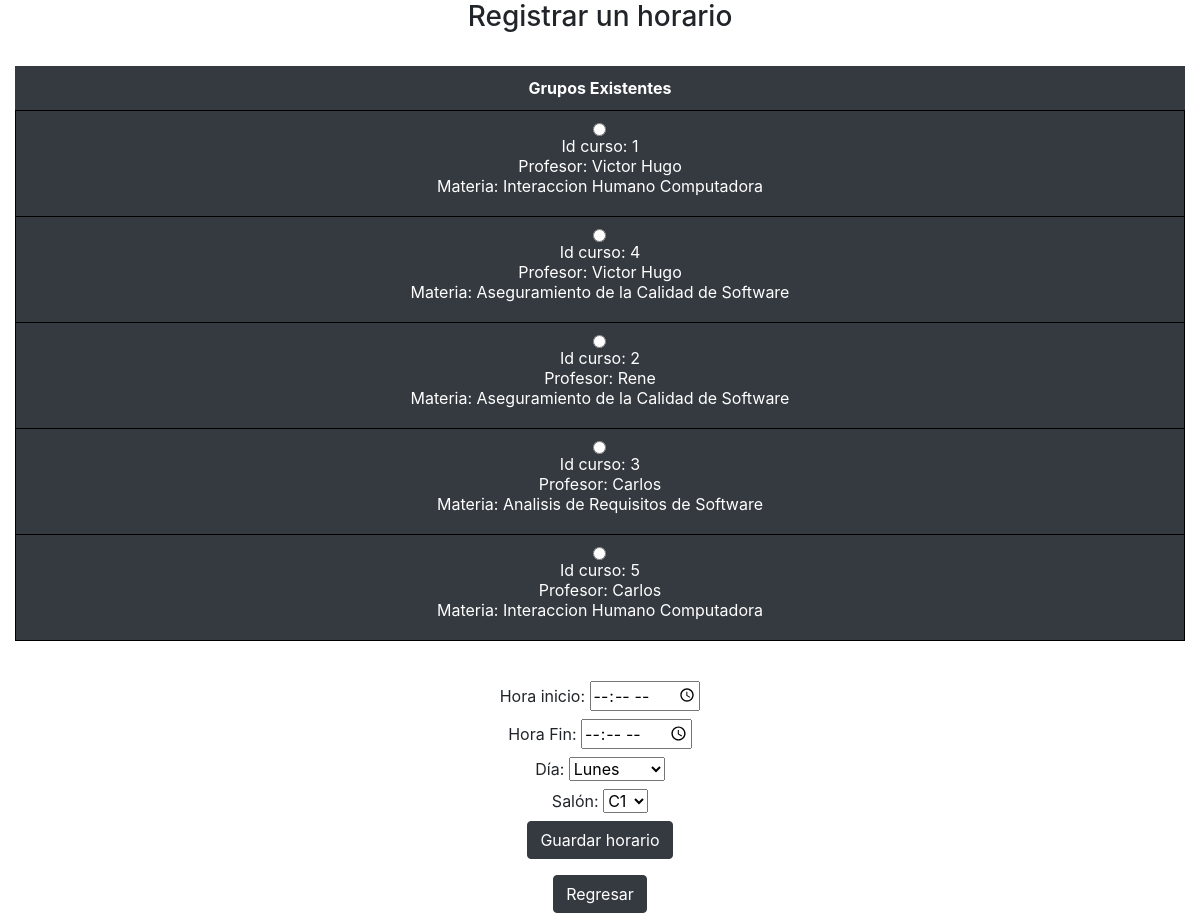
Page /public_html/registrarHorario.php?error=2 (signed in) on the committed database.
### tables this page shows
CREATE TABLE `curso` (
  `idCurso` int(11) NOT NULL,
  `idMateria` int(11) NOT NULL,
  `idProfesor` int(11) NOT NULL
);

CREATE TABLE `profesor` (
  `idProfesor` int(11) NOT NULL,
  `NomProf` varchar(45) NOT NULL,
  `idUsuario` varchar(20) NOT NULL
);

CREATE TABLE `materia` (
  `idMateria` int(11) NOT NULL,
  `DescMat` varchar(20) NOT NULL,
  `Creditos` int(11) NOT NULL,
  `NomMat` varchar(45) NOT NULL
);

### public_html/registrarHorario.php (the view, shortened to what this page needs)
 <?php
    $usuario= $_SESSION['username'];
    if(!isset($usuario)){
        header("location:login.php");
    }else{
        require 'login//conexion.php';
            $sentencia="SELECT curso.idCurso,NomMat,NomProf
            FROM curso
                inner join profesor
                inner join materia
                ON (curso.idProfesor=profesor.idProfesor and curso.idMateria=materia.idMateria)";
            $resultado=mysqli_query($conexion,$sentencia);
            $sentencia2="SELECT * from salon";
            $resultado2=mysqli_query($conexion,$sentencia2);
    ?>
<html>
    <head>
        <link rel="stylesheet" type="text/css" href="css/style.css">
        <link rel="stylesheet" href="https://stackpath.bootstrapcdn.com/bootstrap/4.3.1/css/bootstrap.min.css">
    </head>
    <body>
        <div class="container-fluid">
            <div class="row">
                <div class="col-12 text-center">
                    <h3>Registrar un horario</h3><br>
                </div>
            </div>
            <div class="row">
                <div class="col-12" style="text-align: center;">
                <form action="registrar.php" method="POST">
                <table class="table table-dark table-hover table-borderless">
                    <tr style="text-align: center;">
                        <th>Grupos Existentes</th>
                    </tr>
                    <?php while($mostrar=mysqli_fetch_array($resultado)){
                    echo "<tr style='text-align: justify;border:1px solid black'>";
                    echo "<td scope='col' style='text-align:center;'>";
                    echo "<label>";
                    echo "<input type='radio' value=".$mostrar['idCurso']." name='cursos' required><br>";
                    echo "<div>Id curso: ".$mostrar['idCurso']."<br>Profesor: ".$mostrar['NomProf']."<br>Materia: ".$mostrar['NomMat']."</div>";
                    echo "</label>";
                    echo "</td>";
                    echo "</tr>";
                    }?>
                </table><br>
                <label>Hora inicio: <input type="time" name="horaInicio" min="07:00"  max="21:00" required="true" step="1800"></label><br>
                <label>Hora Fin: <input type="time" name="horaFin" required="true" min="07:00"  max="21:00" step="1800"></label><br>
                <label>Día:
                    <select name="dia" required="true">
                        <option value="Lunes">Lunes</option>
                    </select>
                </label><br>
                <label>Salón:
                    <select name="salon" required="true">
                        <?php while($salones=mysqli_fetch_array($resultado2)){
                            echo "<option value=".$salones['idSalon'].">".$salones['DescSalon']."</option> ";
                        }
                        ?>
                    </select>
                </label><br>
                <input class="btn btn-dark"type="submit" value="Guardar horario">
                </form>
            </div>
        </div>
        <div class="row justify-content-center">
            <div class="col-6 text-center">
                <a href="vistaAdministrador.php" class="btn btn-dark">Regresar</a>
            </div>
        </div>
        </div>
    </body>
</html>
<?php }?>

### public_html/css/style.css (style rules this page uses)
body { background-color: powderblue; margin:0; padding: 0; }

### rows in the picture
curso: idCurso "1", idProfesor.NomProf "Victor Hugo", idMateria.NomMat "Interaccion Humano Computadora"
curso: idCurso "4", idProfesor.NomProf "Victor Hugo", idMateria.NomMat "Aseguramiento de la Calidad de Software"
curso: idCurso "2", idProfesor.NomProf "Rene", idMateria.NomMat "Aseguramiento de la Calidad de Software"
curso: idCurso "3", idProfesor.NomProf "Carlos", idMateria.NomMat "Analisis de Requisitos de Software"
curso: idCurso "5", idProfesor.NomProf "Carlos", idMateria.NomMat "Interaccion Humano Computadora"

### other values in the picture
form field salon "C1"
